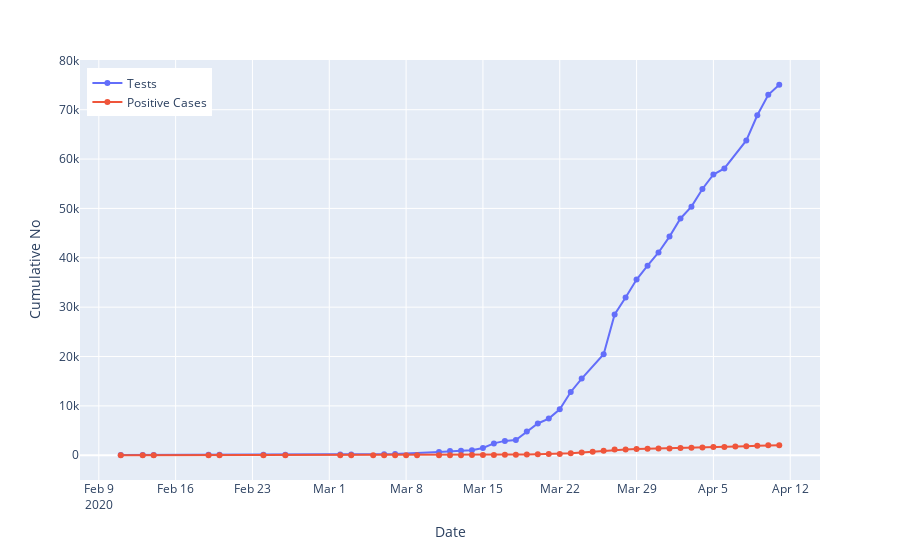

Notebook code for this chart:
### Code cell
cumulative_tests_confirmed_long = pd.melt(cumulative_tests_confirmed, id_vars=['date'], value_vars=['daily_tests','daily_cases'])
cumulative_tests_confirmed_long.dropna(inplace=True)
fig_cumulative_tests_confirmed = px.line(cumulative_tests_confirmed_long, x='date', y='value', color='variable')

fig_cumulative_tests_confirmed.update_layout(
    title="",
    xaxis_title="Date",
    yaxis_title="Cumulative No",
    hovermode= 'x',
    legend=dict(x=0.01, y=.98),
    xaxis=dict(fixedrange=True),
    yaxis=dict(fixedrange=True),
)

fig_cumulative_tests_confirmed.update_traces(mode='markers+lines')

fig_cumulative_tests_confirmed.data[0].name = "Tests"
fig_cumulative_tests_confirmed.data[1].name = "Positive Cases"

fig_cumulative_tests_confirmed.data[0].hovertemplate = '%{y}'
fig_cumulative_tests_confirmed.data[1].hovertemplate = '%{y}'
fig_cumulative_tests_confirmed.show(config = dict(displayModeBar=False))

### Figure 1 — Plotly figure (JSON) as saved in the notebook; plotly's stock layout.template omitted (floating-point values rounded to 4 significant figures)
{"data": [{"hoverlabel": {"namelength": 0}, "hovertemplate": "%{y}", "legendgroup": "variable=daily_tests", "line": {"color": "#636efa", "dash": "solid"}, "mode": "markers+lines", "name": "Tests", "showlegend": true, "type": "scatter", "x": ["2020-02-11T00:00:00", "2020-02-13T00:00:00", "2020-02-14T00:00:00", "2020-02-19T00:00:00", "2020-02-20T00:00:00", "2020-02-24T00:00:00", "2020-02-26T00:00:00", "2020-03-02T00:00:00", "2020-03-03T00:00:00", "2020-03-06T00:00:00", "2020-03-07T00:00:00", "2020-03-11T00:00:00", "2020-03-12T00:00:00", "2020-03-13T00:00:00", "2020-03-14T00:00:00", "2020-03-15T00:00:00", "2020-03-16T00:00:00", "2020-03-17T00:00:00", "2020-03-18T00:00:00", "2020-03-19T00:00:00", "2020-03-20T00:00:00", "2020-03-21T00:00:00", "2020-03-22T00:00:00", "2020-03-23T00:00:00", "2020-03-24T00:00:00", "2020-03-26T00:00:00", "2020-03-27T00:00:00", "2020-03-28T00:00:00", "2020-03-29T00:00:00", "2020-03-30T00:00:00", "2020-03-31T00:00:00", "2020-04-01T00:00:00", "2020-04-02T00:00:00", "2020-04-03T00:00:00", "2020-04-04T00:00:00", "2020-04-05T00:00:00", "2020-04-06T00:00:00", "2020-04-08T00:00:00", "2020-04-09T00:00:00", "2020-04-10T00:00:00", "2020-04-11T00:00:00"], "xaxis": "x", "y": [61, 67, 71, 95, 106, 116, 121, 160, 164, 200, 241, 645, 848, 924, 1017, 1476, 2405, 2911, 3070, 4832, 6438, 7425, 9315, 12815, 15529, 20471, 28537, 31963, 35593, 38409, 41072, 44292, 47965, 50361, 53937, 56873, 58098, 63776, 68874, 73028, 75053], "yaxis": "y"}, {"hoverlabel": {"namelength": 0}, "hovertemplate": "%{y}", "legendgroup": "variable=daily_cases", "line": {"color": "#EF553B", "dash": "solid"}, "mode": "markers+lines", "name": "Positive Cases", "showlegend": true, "type": "scatter", "x": ["2020-02-11T00:00:00", "2020-02-13T00:00:00", "2020-02-14T00:00:00", "2020-02-19T00:00:00", "2020-02-20T00:00:00", "2020-02-24T00:00:00", "2020-02-26T00:00:00", "2020-03-02T00:00:00", "2020-03-03T00:00:00", "2020-03-05T00:00:00", "2020-03-06T00:00:00", "2020-03-07T00:00:00", "2020-03-08T00:00:00", "2020-03-09T00:00:00", "2020-03-11T00:00:00", "2020-03-12T00:00:00", "2020-03-13T00:00:00", "2020-03-14T00:00:00", "2020-03-15T00:00:00", "2020-03-16T00:00:00", "2020-03-17T00:00:00", "2020-03-18T00:00:00", "2020-03-19T00:00:00", "2020-03-20T00:00:00", "2020-03-21T00:00:00", "2020-03-22T00:00:00", "2020-03-23T00:00:00", "2020-03-24T00:00:00", "2020-03-25T00:00:00", "2020-03-26T00:00:00", "2020-03-27T00:00:00", "2020-03-28T00:00:00", "2020-03-29T00:00:00", "2020-03-30T00:00:00", "2020-03-31T00:00:00", "2020-04-01T00:00:00", "2020-04-02T00:00:00", "2020-04-03T00:00:00", "2020-04-04T00:00:00", "2020-04-05T00:00:00", "2020-04-06T00:00:00", "2020-04-07T00:00:00", "2020-04-08T00:00:00", "2020-04-09T00:00:00", "2020-04-10T00:00:00", "2020-04-11T00:00:00"], "xaxis": "x", "y": [0, 0, 0, 0, 0, 0, 0, 0, 0, 1, 1, 2, 3, 7, 13, 16, 24, 38, 51, 62, 85, 116, 150, 202, 240, 274, 402, 554, 709, 927, 1170, 1187, 1280, 1326, 1353, 1380, 1462, 1505, 1585, 1655, 1686, 1749, 1845, 1934, 2003, 2028], "yaxis": "y"}], "layout": {"hovermode": "x", "legend": {"tracegroupgap": 0, "x": 0.01, "y": 0.98}, "margin": {"t": 60}, "title": {"text": ""}, "xaxis": {"anchor": "y", "domain": [0, 1], "fixedrange": true, "title": {"text": "Date"}}, "yaxis": {"anchor": "x", "domain": [0, 1], "fixedrange": true, "title": {"text": "Cumulative No"}}}}
